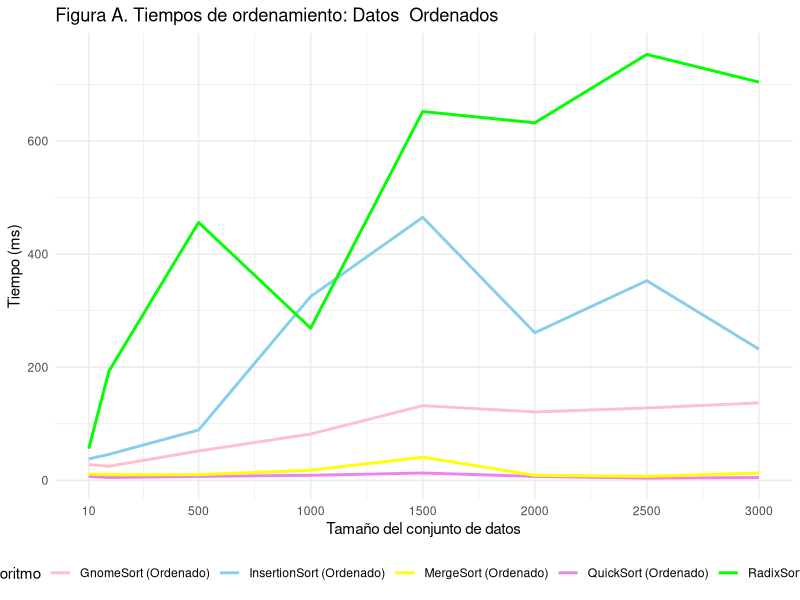
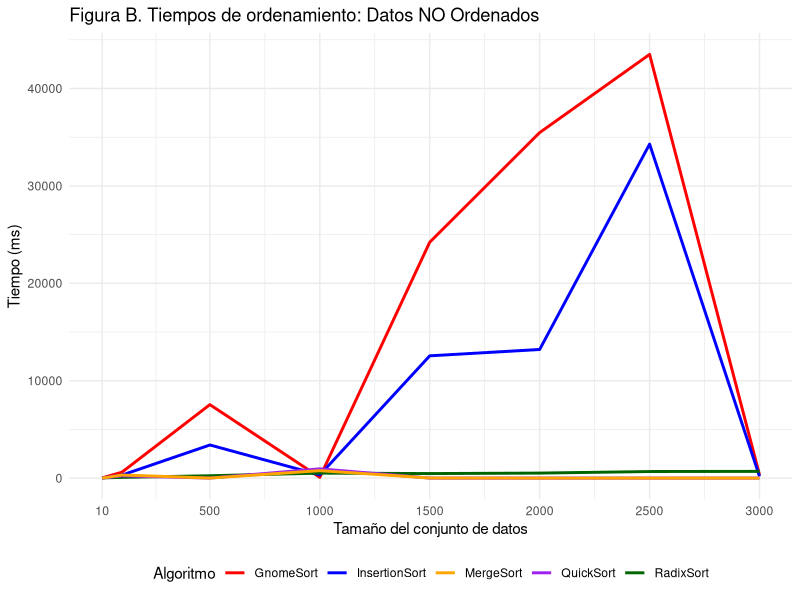
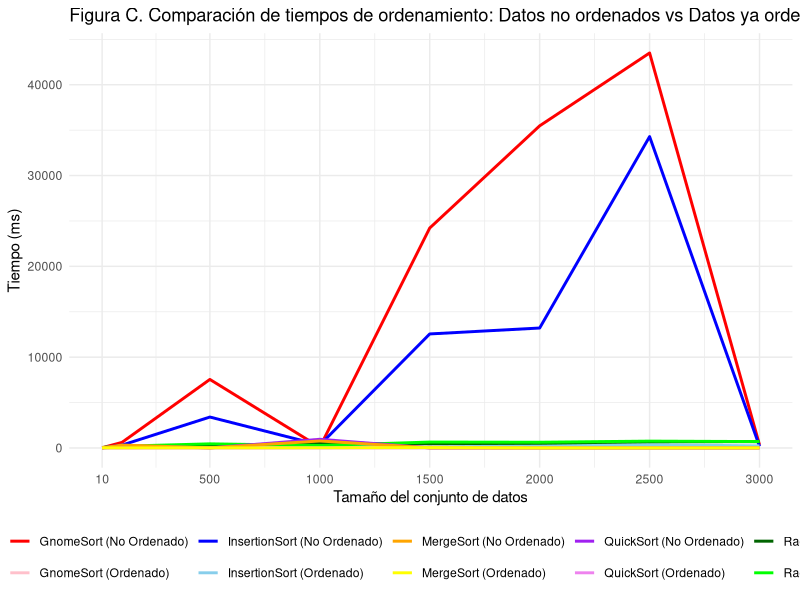
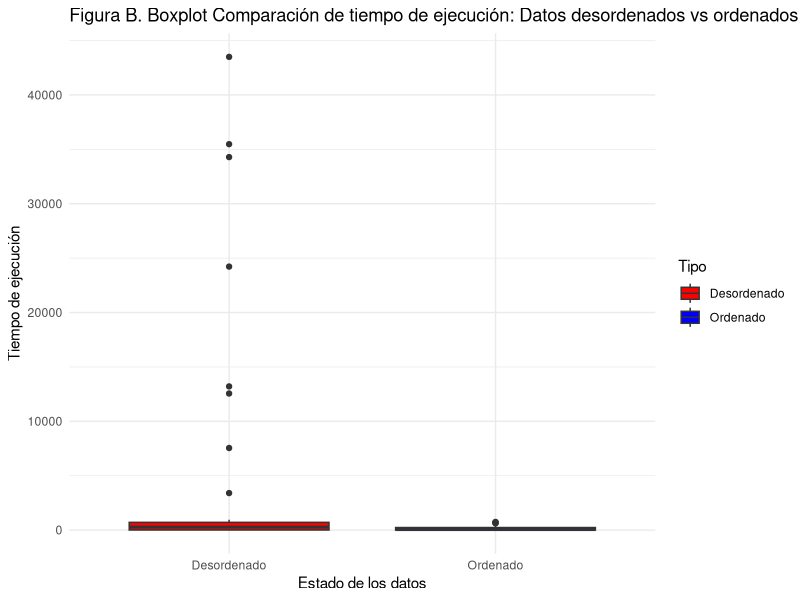
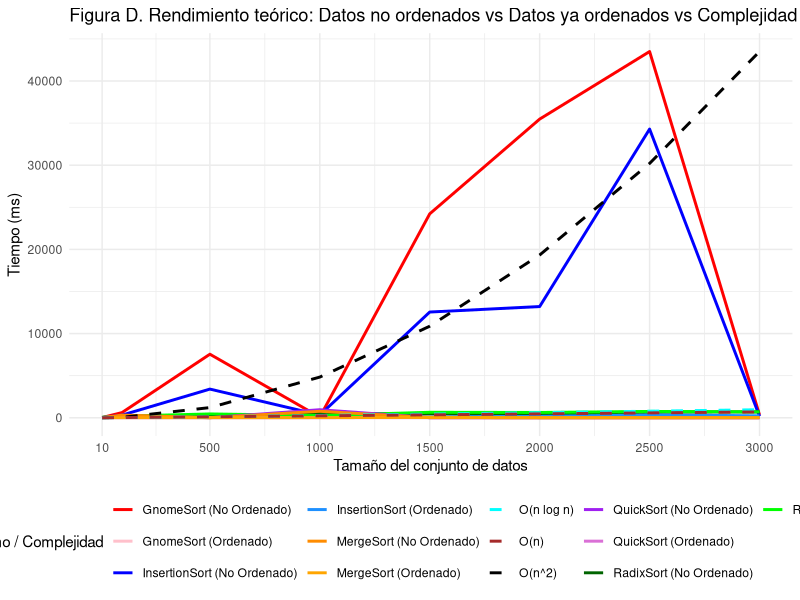

Here is the R script that generated these plots, in order:
## ---- chunk 1
knitr::opts_chunk$set(echo = TRUE)
## ---- chunk 2
library(ggplot2)
library(tidyr)
library(dplyr)
library(reshape2)
## ---- chunk 3
#Data frame
datos <- data.frame(
  Tamaño = c(10, 100, 500, 1000, 1500, 2000, 2500, 3000),
  GnomeSort = c(27, 614, 7548, 82, 24222, 35475, 43499, 341),
  InsertionSort = c(24, 314, 3405, 325, 12558, 13210, 34288, 176),
  RadixSort = c(27, 80, 247, 517, 471, 520, 682, 697),
  QuickSort = c(8, 237, 9, 957, 7, 5, 5, 6),
  MergeSort = c(8, 322, 9, 770, 15, 5, 5, 6),
  GnomeSort_Ordered = c(28, 25, 52, 82, 132, 121, 128, 137),
  InsertionSort_Ordered = c(38, 46, 89, 325, 465, 261, 353, 232),
  RadixSort_Ordered = c(56, 193, 456, 269, 652, 632, 753, 704),
  QuickSort_Ordered = c(7, 5, 7, 9, 13, 7, 4, 5),
  MergeSort_Ordered = c(11, 10, 10, 18, 41, 9, 7, 13))
datos
## ---- chunk 4
library(ggplot2)

ggplot(datos, aes(x = Tamaño)) +
  geom_line(aes(y = GnomeSort_Ordered, color = "GnomeSort (Ordenado)"), size = 1) +
  geom_line(aes(y = InsertionSort_Ordered, color = "InsertionSort (Ordenado)"), size = 1) +
  geom_line(aes(y = RadixSort_Ordered, color = "RadixSort (Ordenado)"), size = 1) +
  geom_line(aes(y = QuickSort_Ordered, color = "QuickSort (Ordenado)"), size = 1) +
  geom_line(aes(y = MergeSort_Ordered, color = "MergeSort (Ordenado)"), size = 1) +
  labs(
    title = "Figura A. Tiempos de ordenamiento: Datos  Ordenados",
    x = "Tamaño del conjunto de datos",
    y = "Tiempo (ms)",
    color = "Algoritmo"
  ) +
  theme_minimal() +
  scale_color_manual(
    values = c(
      "GnomeSort (Ordenado)" = "pink",
      "InsertionSort (Ordenado)" = "skyblue",
      "RadixSort (Ordenado)" = "green",
      "QuickSort (Ordenado)" = "violet",
      "MergeSort (Ordenado)" = "yellow"
    )
  ) +
  scale_x_continuous(breaks = c(10, 500, 1000, 1500, 2000, 2500, 3000)) +
  theme(legend.position = "bottom")




## ---- chunk 5
ggplot(datos, aes(x = Tamaño)) +
  geom_line(aes(y = GnomeSort, color = "GnomeSort"), size = 1) +
  geom_line(aes(y = InsertionSort, color = "InsertionSort"), size = 1) +
  geom_line(aes(y = RadixSort, color = "RadixSort"), size = 1) +
  geom_line(aes(y = QuickSort, color = "QuickSort"), size = 1) +
  geom_line(aes(y = MergeSort, color = "MergeSort"), size = 1) +
  labs(
    title = "Figura B. Tiempos de ordenamiento: Datos NO Ordenados",
    x = "Tamaño del conjunto de datos",
    y = "Tiempo (ms)",
    color = "Algoritmo"
  ) +
  theme_minimal() +
  scale_color_manual(
    values = c(
      "GnomeSort" = "red",
      "InsertionSort" = "blue",
      "RadixSort" = "darkgreen",
      "QuickSort" = "purple",
      "MergeSort" = "orange"
    )
  ) +
  scale_x_continuous(breaks = c(10, 500, 1000, 1500, 2000, 2500, 3000)) +
  theme(legend.position = "bottom")


## ---- chunk 6
ggplot(datos, aes(x = Tamaño)) +
  geom_line(aes(y = GnomeSort, color = "GnomeSort (No Ordenado)"), size = 1) +
   geom_line(aes(y = GnomeSort_Ordered, color = "GnomeSort (Ordenado)"), size = 1) +
  geom_line(aes(y = InsertionSort, color = "InsertionSort (No Ordenado)"), size = 1) +
  geom_line(aes(y = InsertionSort_Ordered, color = "InsertionSort (Ordenado)"), size = 1) +
  geom_line(aes(y = RadixSort, color = "RadixSort (No Ordenado)"), size = 1) +
  geom_line(aes(y = RadixSort_Ordered, color = "RadixSort (Ordenado)"), size = 1) +
  geom_line(aes(y = QuickSort, color = "QuickSort (No Ordenado)"), size = 1) +
  geom_line(aes(y = QuickSort_Ordered, color = "QuickSort (Ordenado)"), size = 1) +
  geom_line(aes(y = MergeSort, color = "MergeSort (No Ordenado)"), size = 1) +
  geom_line(aes(y = MergeSort_Ordered, color = "MergeSort (Ordenado)"), size = 1) +
  labs(
    title = "Figura C. Comparación de tiempos de ordenamiento: Datos no ordenados vs Datos ya ordenados",
    x = "Tamaño del conjunto de datos",
    y = "Tiempo (ms)",
    color = "Algoritmo"
  ) +
  theme_minimal() +
  scale_color_manual(
    values = c(
      "GnomeSort (No Ordenado)" = "red",
      "GnomeSort (Ordenado)" = "pink",
      "InsertionSort (No Ordenado)" = "blue",
      "InsertionSort (Ordenado)" = "skyblue",
      "RadixSort (No Ordenado)" = "darkgreen",
      "RadixSort (Ordenado)" = "green",
      "QuickSort (No Ordenado)" = "purple",
      "QuickSort (Ordenado)" = "violet",
      "MergeSort (No Ordenado)" = "orange",
      "MergeSort (Ordenado)" = "yellow"
    )
  ) +
 
  scale_x_continuous(breaks = c(10, 500, 1000, 1500, 2000, 2500, 3000)) +
  theme(legend.position = "bottom")



## ---- chunk 7
datos_long <- pivot_longer(datos, cols = -Tamaño, names_to = "Algoritmo", values_to = "Tiempo")


datos_long$Tipo <- ifelse(grepl("_Ordered", datos_long$Algoritmo), "Ordenado", "Desordenado")


ggplot(datos_long, aes(x = Tipo, y = Tiempo, fill = Tipo)) +
  geom_boxplot() +
  theme_minimal() +
  labs(title = "Figura B. Boxplot Comparación de tiempo de ejecución: Datos desordenados vs ordenados",
       x = "Estado de los datos",
       y = "Tiempo de ejecución") +
  scale_fill_manual(values = c("Desordenado" = "red", "Ordenado" = "blue"))

## ---- chunk 8
datos$O_n2 <- (datos$Tamaño^2) / max(datos$Tamaño^2) * max(datos$GnomeSort)
datos$O_nlogn <- (datos$Tamaño * log(datos$Tamaño)) / max(datos$Tamaño * log(datos$Tamaño)) * max(datos$QuickSort)
datos$O_n <- datos$Tamaño / max(datos$Tamaño) * max(datos$RadixSort)

ggplot(datos, aes(x = Tamaño)) +
  # Líneas de tiempos experimentales
  geom_line(aes(y = GnomeSort, color = "GnomeSort (No Ordenado)"), size = 1) +
  geom_line(aes(y = GnomeSort_Ordered, color = "GnomeSort (Ordenado)"), size = 1) +
  geom_line(aes(y = InsertionSort, color = "InsertionSort (No Ordenado)"), size = 1) +
  geom_line(aes(y = InsertionSort_Ordered, color = "InsertionSort (Ordenado)"), size = 1) +
  geom_line(aes(y = RadixSort, color = "RadixSort (No Ordenado)"), size = 1) +
  geom_line(aes(y = RadixSort_Ordered, color = "RadixSort (Ordenado)"), size = 1) +
  geom_line(aes(y = QuickSort, color = "QuickSort (No Ordenado)"), size = 1) +
  geom_line(aes(y = QuickSort_Ordered, color = "QuickSort (Ordenado)"), size = 1) +
  geom_line(aes(y = MergeSort, color = "MergeSort (No Ordenado)"), size = 1) +
  geom_line(aes(y = MergeSort_Ordered, color = "MergeSort (Ordenado)"), size = 1) +

  # Líneas de rendimiento teórico
  geom_line(aes(y = O_n2, color = "O(n^2)"), linetype = "dashed", size = 1) +
  geom_line(aes(y = O_nlogn, color = "O(n log n)"), linetype = "dashed", size = 1) +
  geom_line(aes(y = O_n, color = "O(n)"), linetype = "dashed", size = 1) +
  
  labs(
    title = "Figura D. Rendimiento teórico: Datos no ordenados vs Datos ya ordenados vs Complejidad Teórica",
    x = "Tamaño del conjunto de datos",
    y = "Tiempo (ms)",
    color = "Algoritmo / Complejidad"
  ) +
  theme_minimal() +
  scale_color_manual(
    values = c(
      "GnomeSort (No Ordenado)" = "red",
      "GnomeSort (Ordenado)" = "pink",
      "InsertionSort (No Ordenado)" = "blue",
      "InsertionSort (Ordenado)" = "dodgerblue",
      "RadixSort (No Ordenado)" = "darkgreen",
      "RadixSort (Ordenado)" = "green",
      "QuickSort (No Ordenado)" = "purple",
      "QuickSort (Ordenado)" = "orchid",
      "MergeSort (No Ordenado)" = "darkorange",
      "MergeSort (Ordenado)" = "orange",
      "O(n^2)" = "black",
      "O(n log n)" = "cyan",
      "O(n)" = "brown"
    )
  ) +
  scale_x_continuous(breaks = c(10, 500, 1000, 1500, 2000, 2500, 3000)) +
  theme(legend.position = "bottom")


